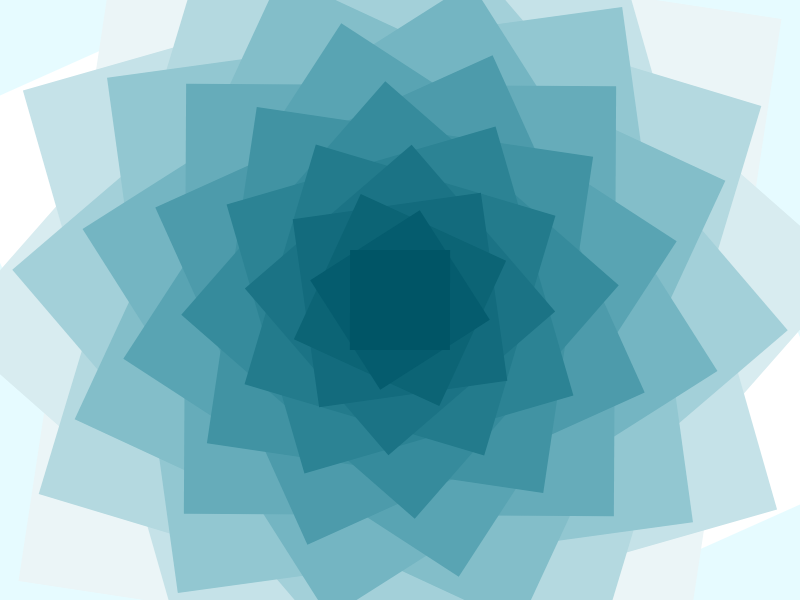
Frame 1 (no input)
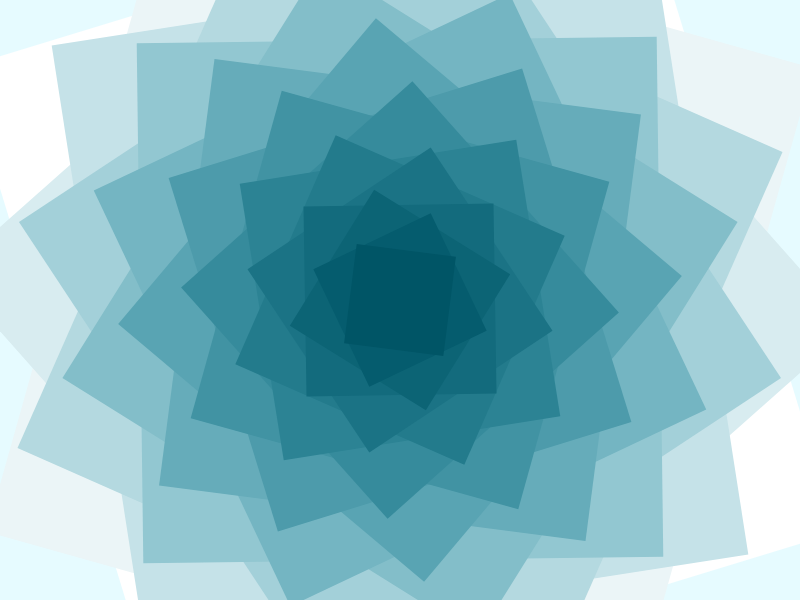
Frame 60 (no input)
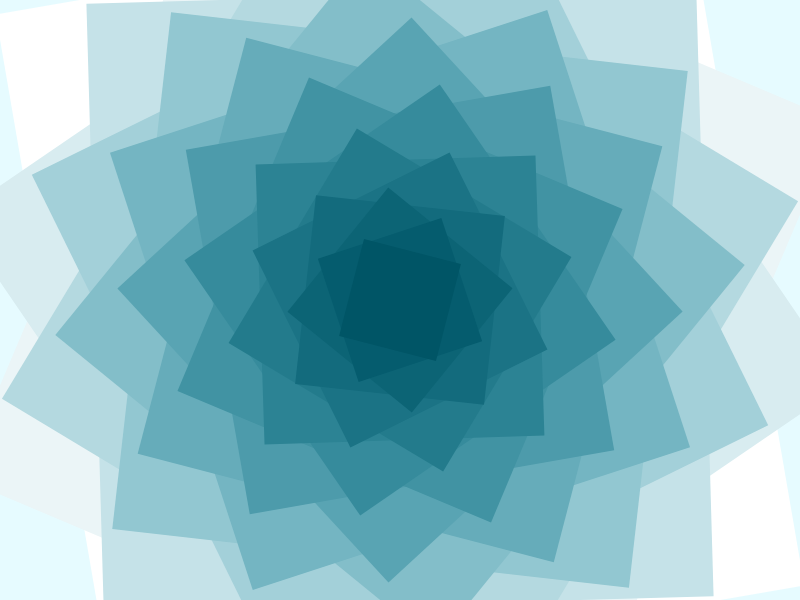
Frame 120 (the mouse pressed at the canvas centre since frame 60)

The p5.js sketch that drew these frames (run headless with seeded random() and noise() and a simulated clock; from frame 60 on, the mouse is pressed at the canvas centre):

// p5.js sketch
// ── sketch.js
let rot = 0;


function setup() {
    createCanvas(800, 600);
    colorMode(HSB);
    noStroke();
}

function draw() {
    background(190,10,200);
    // rectMode(CENTER);

   for (let i = 20; i >= 0; i--) {
        push();
       
            // fill(360*(x*y)/70,100,100);
            translate(width / 2, height / 2);
            rotate(i+rot);
            fill(190, 100 - i * 5, 40 + i * 3);
             rectMode(CENTER);
            rect(0, 0, 100 + i * 30, 100 + i * 30);
            scale()

            

            // translate(x*75+25, y*75+25);
            // scale(frameCount % 100/50);
            // rotate(rot);
  
            pop();
            rot+=0.0001;

    }
// rot=0.0;
}
